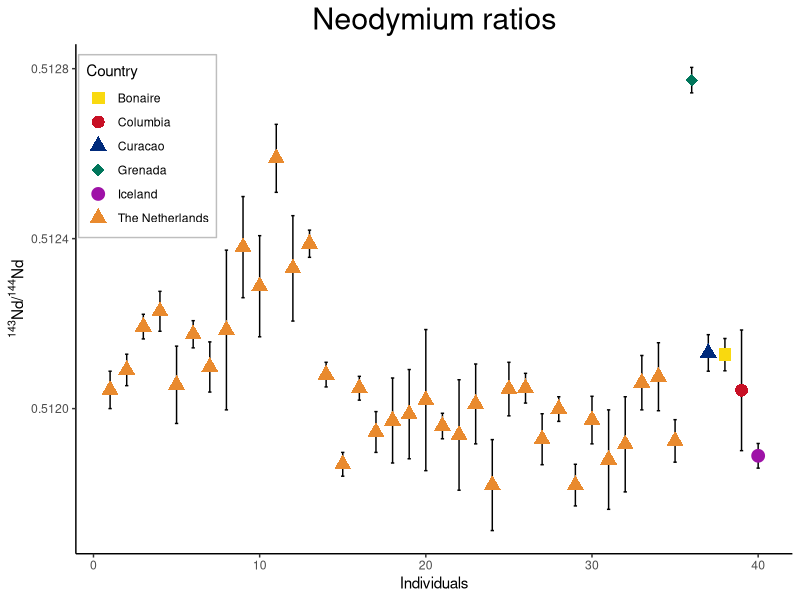
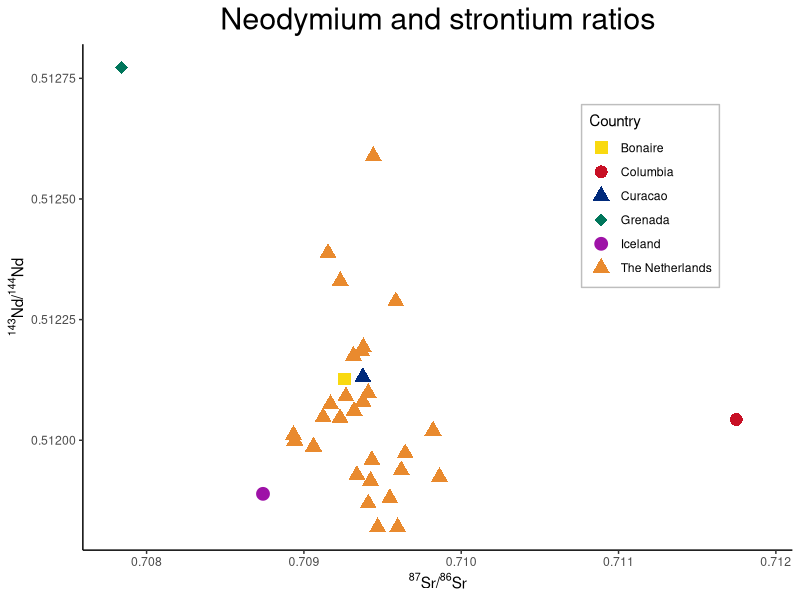

Recreate these plots in R, in order.
## ---- chunk 1
knitr::opts_chunk$set(echo = TRUE)
## ---- chunk 2
library("tidyverse")
## ---- chunk 3
Figure1 = read.csv("Nd-data-Figure1.csv", sep = ";" , row.names = NULL)
Figure1$X143Nd.144Nd = as.numeric(gsub(",", ".", gsub("\\.", "", Figure1$X143Nd.144Nd))) #Remove commas so that it can be read as a number
Figure1$SD = as.numeric(gsub(",", ".", gsub("\\.", "", Figure1$SD))) #Remove commas so that it can be read as a number
Figure1$SDmin <- Figure1$X143Nd.144Nd - Figure1$SD #Add the minimum value for the error bars based on SD
Figure1$SDmax <- Figure1$X143Nd.144Nd + Figure1$SD #Add the max value for the error bars based on SD
## ---- chunk 4
ggplot(Figure1) +
  geom_errorbar(aes(x= Sample_Reference, ymin = SDmin, ymax = SDmax, width = 0.2)) +
  geom_point(aes(x= Sample_Reference, y=X143Nd.144Nd, shape=Country, color=Country), size = 4) + 
    theme_classic() +
  scale_shape_manual(values=c(15, 16, 17, 18, 19, 17)) +
  scale_color_manual(values = c("#f9d90f", "#c81025", "#002a7b", "#00765b", "#9e12a7", "#e98a2e")) +
  theme(
    legend.position = c(0.1, 0.8), 
    legend.background = element_rect(size = 0.5, linetype="solid", colour ="grey"))+ 
  ggtitle("Neodymium ratios") +
  theme(plot.title = element_text(size=22, hjust = 0.5))+
  labs(
    x = "Individuals",
    y = expression(paste(""^143, "Nd/", ""^144, "Nd" )),
  ) 
## ---- chunk 5
Figure2 = read.csv("Nd-data-Figure2.csv", sep = ";" , row.names = NULL)
Figure2$X143Nd.144Nd = as.numeric(gsub(",", ".", gsub("\\.", "", Figure2$X143Nd.144Nd))) 
Figure2$X87Sr.86Sr = as.numeric(gsub(",", ".", gsub("\\.", "", Figure2$X87Sr.86Sr))) 
## ---- chunk 6
ggplot(Figure2) +
  geom_point(aes(x=X87Sr.86Sr, y=X143Nd.144Nd, shape=Country, color=Country), size = 4) + 
  theme_classic() +
  xlim(0.7078,0.7119)+
  scale_shape_manual(values=c(15, 16, 17, 18, 19, 17)) +
  scale_color_manual(values = c("#f9d90f", "#c81025", "#002a7b", "#00765b", "#9e12a7", "#e98a2e")) +
  theme(
    legend.position = c(0.8, 0.7), 
    legend.background = element_rect(size = 0.5, linetype="solid", colour ="grey")
  ) +
  ggtitle("Neodymium and strontium ratios") +
  theme(plot.title = element_text(size=22, hjust = 0.5))+ #center title
  labs(
    x = expression(paste(""^87, "Sr/", ""^86, "Sr" )),
    y = expression(paste(""^143, "Nd/", ""^144, "Nd" ))
  ) 

